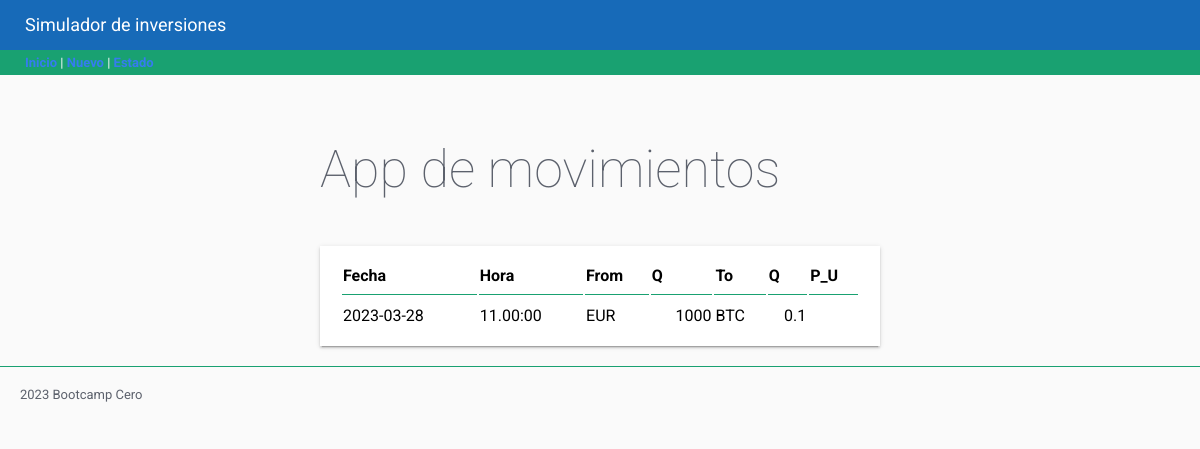
Before: / with the older database file.
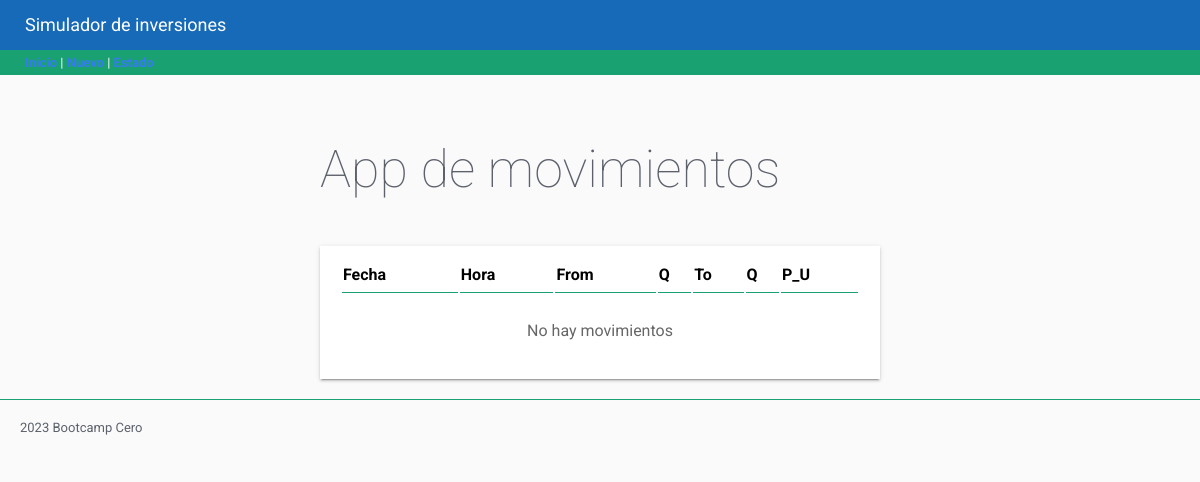
After: the same page with the newer database file.
### tables this page shows
CREATE TABLE "movimientos" (
"id"INTEGER NOT NULL UNIQUE,
"fecha"TEXT NOT NULL,
"hora"TEXT NOT NULL,
"moneda_from"NUMERIC NOT NULL,
"cantidad_from"TEXT NOT NULL,
"moneda_to"TEXT NOT NULL,
"cantidad_to"NUMERIC NOT NULL,
"precio_unitario"NUMERIC NOT NULL,
PRIMARY KEY("id" AUTOINCREMENT)
);

### cryptos/views.py (the view)
@app.route('/')
def home():
    db = DBManager(RUTA)
    consulta = 'SELECT id, fecha, hora, moneda_from , cantidad_from, moneda_to, cantidad_to,precio_unitario FROM movimientos'
    movimientos = db.consultaSQL(consulta)
    return render_template("inicio.html", movs=movimientos)

### cryptos/models.py (called while the page is built)
    def consultaSQL(self,consulta):
        conexion = sqlite3.connect(self.ruta)
        cursor = conexion.cursor()
        cursor.execute(consulta)
        datos = cursor.fetchall()
        movimientos = []
        nombres_columna = []
        for columna in cursor.description:
            nombres_columna.append(columna[0])
        for dato in datos:
            indice = 0
            movimiento = {}
            for nombre in nombres_columna:
                movimiento[nombre] = dato[indice]
                indice += 1
            movimientos.append(movimiento)
        conexion.close()
        return movimientos

### cryptos/templates/inicio.html (shortened to what this page needs)
{% extends "base.html"%}
{% block contenido %}
<table class="paper">
            <tr>
                <th class="titulo-table">Fecha</th>
                <th class="titulo-table">Hora</th>
                <th class="titulo-table">From</th>
                <th class="titulo-table">Q</th>
                <th class="titulo-table">To</th>
                <th class="titulo-table">Q</th>
                <th class="titulo-table">P_U</th>
            </tr>
            {% if movs%}
            {% for m in movs %}
            <tr>
                <td>
                    {% if m.fecha %}
                    {{ m.fecha }}
                    {% else %}
                    ---
                    {% endif %}
                </td>
                <td>{{m.hora}}</td>
                <td>{{m.moneda_from}}</td>
                <td class="numero">{{m.cantidad_from}}</td>
                <td>{{m.moneda_to}}</td>
                <td class="numero">{{m.cantidad_to}}</td>
                <td class="numero">{{m.P_U}}</td>
            </tr>
            {% endfor %}
            {% else %}
                <td colspan="7" class ="lista-vacia"> No hay movimientos </td>
            {% endif %}
</table>
{% endblock contenido%}

### cryptos/templates/base.html (shortened to what this page needs)
<!DOCTYPE html>
<html lang="en">
<head>
    <link rel="stylesheet" href="/static/css/flat-remix.css">
    <link rel="stylesheet" href="/static/css/styles.css">
</head>
<body>
    {% include 'components/header.html'%}
    {% include 'components/navbar.html'%}
    <main>
        {% block page_title%}
        <h1>App de movimientos</h1>
        {% endblock page_title%}
        {% block contenido %}
        {% endblock %}
    </main>
    {% include 'components/footer.html'%}
</body>
</html>

### cryptos/templates/components/header.html
<header>Simulador de inversiones</header>

### cryptos/templates/components/navbar.html
<nav>
    <a href="/">Inicio</a> |
    <a href="/nuevo">Nuevo</a> |
    <a href="/estado">Estado</a>
</nav>

### cryptos/templates/components/footer.html
<footer class ="pie-pagina"> 2023 Bootcamp Cero </footer>

### cryptos/static/css/flat-remix.css (style rules this page uses)
* { box-sizing: border-box; outline: none; -webkit-appearance: none; -webkit-tap-highlight-color: transparent !important; -webkit-tap-highlight-color: rgba(0, 0, 0, 0) !important; -webkit-touch-callout: none; font-family: "Roboto", sans-serif; letter-spacing: 0; }
body { background-color: #FAFAFA; color: #5c616c; margin: 0; font-size: 13px; cursor: default; user-select: none; -webkit-user-select: none; -khtml-user-select: none; -moz-user-select: none; -ms-user-select: none; }
a:link, a:visited, a:active, a { color: #367bf0; font-weight: bold; text-decoration: none; cursor: pointer; }
h1, h2, h3, h4, h5, h6 { line-height: 1.5em; }
h1 { font-size: 4em; font-weight: lighter; margin: .7em 0; }
section, article, .section, .article, .paper { line-height: 2em; word-wrap: break-word; word-break: normal; line-height: 2em; }
.paper { font-size: 16px; box-shadow: 0 2px 2px 0 rgba(0, 0, 0, .14), 0 3px 1px -2px rgba(0, 0, 0, .2), 0 1px 5px 0 rgba(0, 0, 0, .12); padding: 10px 20px; background-color: #FFF; margin-top: 20px; min-height: 100px; color: #000; }

### cryptos/static/css/styles.css (style rules this page uses)
:root { --primary-color: #176ab8; --secondary-color: #19a171; --medium-gray: #666; --error-color: var(--primary-color); --default-border: solid thin var(--secondary-color) }
header { background-color: var(--primary-color); color: white; height: 50px; font-size: large; line-height: 50px; padding-left: 25px; }
nav { background-color: var(--secondary-color); color: #FFF; height: 25px; line-height: 25px; padding-left: 25px; }
nav a, nav a:active, nav a:focus, nav a:hover, nav a:visited, nav a { color: white; }
main { max-width: 600px; margin: auto; padding: 20px; }
table.paper { width: 100%; }
.titulo-table { border-bottom: var(--default-border); text-align: left; }
.lista-vacia { text-align: center; padding: 20px; color: var(--medium-gray); }
.pie-pagina { padding: 20px; border-top: var(--default-border); }

Changed rows visible on the page:
removed movimientos: fecha "2023-03-28", hora "11.00:00", moneda_from "EUR", cantidad_from "1000", moneda_to "BTC", cantidad_to "0.1"
Other visible differences:
text now shown: "No hay movimientos"
